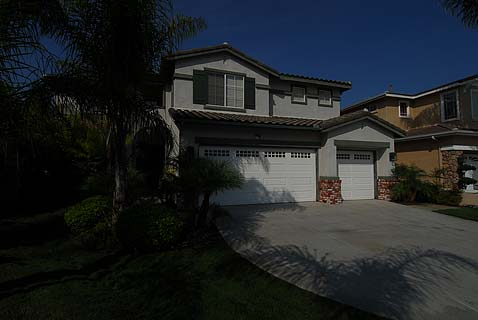
#> input picture test_images/colored1.jpg, 478 x 320 px
$ python -i img_equalization.py   (imports and definitions only)
#> lines starting #> are read from the running program, lines starting #| are printed output that depends on the picture
#> further down, picture is the input picture: shape (320, 478, 3); mean B, G, R 37.7, 35.5, 31.4
### Bipp/img_info.py

def img_specs(img):
    """
    This function returns the basic description of the input image.
    :param img: input is one .jpg image
    :return: tuple of Minimum pixel value, Maximum pixel value, Image Height, Image Width, Number of channels
    """
    px_min = img.min()
#> px_min = 0
    px_max = img.max()
#> px_max = 207

    if len(img.shape) < 3:
        height, width = img.shape
        channels = 1
    else:
        height, width, channels = img.shape
#> height = 320; width = 478; channels = 3
    return px_min, px_max, height, width, channels

# [2 lines that do not run on import are left out]

### Bipp/img_equalization.py
import cv2
import matplotlib.pyplot as plt
from Bipp import img_info

def equalize(img):
    """
    This function improves the contrast of input image
    :param img: input is one .jpg image
    :return: image comparison before & after histogram equalization
    """
    if len(img.shape) < 3:
        plt.imshow(img[:, :])
        plt.title("before histogram equalization")
        plt.show(block=False)

        img_height = img_info.img_specs(img)[2]
        img_width = img_info.img_specs(img)[3]
        img_1 = img.copy()
        img_1[:, :] = cv2.equalizeHist(img_1[:, :])

        img_1 = cv2.resize(img_1, (img_width, img_height), interpolation=cv2.INTER_CUBIC)
        plt.imshow(img_1[:, :])
        plt.title("after histogram equalization")
        plt.tight_layout()
        plt.show(block=False)
    else:
        plt.imshow(img[:, :, ::-1])
        plt.title("before histogram equalization")
        plt.show(block=False)

        img_height = img_info.img_specs(img)[2]
#> img_height = 320
        img_width = img_info.img_specs(img)[3]
#> img_width = 478
        img_1 = img.copy()
        img_1[:, :, 0] = cv2.equalizeHist(img_1[:, :, 0])
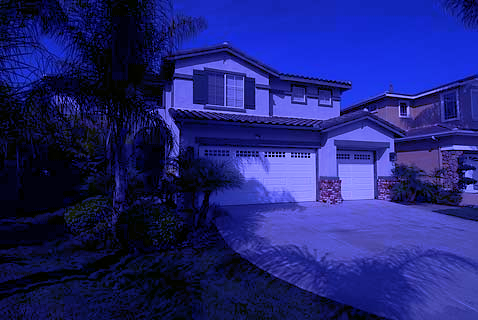
#> img_1: shape (320, 478, 3); mean B, G, R 116.8, 35.5, 31.4
        img_1[:, :, 1] = cv2.equalizeHist(img_1[:, :, 1])
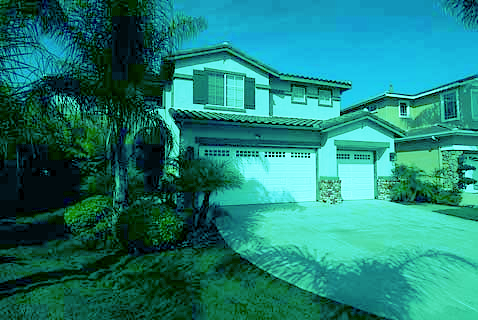
#> img_1: shape (320, 478, 3); mean B, G, R 116.8, 127.6, 31.4
        img_1[:, :, 2] = cv2.equalizeHist(img_1[:, :, 2])
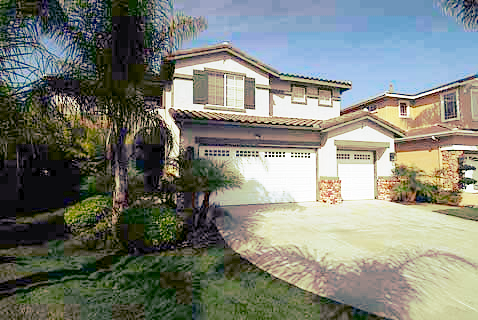
#> img_1: shape (320, 478, 3); mean B, G, R 116.8, 127.6, 123.6

        img_1 = cv2.resize(img_1, (img_width, img_height), interpolation=cv2.INTER_CUBIC)
        plt.imshow(img_1[:, :, :])
        plt.title("after histogram equalization")
        plt.tight_layout()
        plt.show(block=False)
    return None

# [2 lines not run here, left out]

>>> import cv2
>>> picture = cv2.imread('../test_images/colored1.jpg')
>>> result = equalize(picture)
